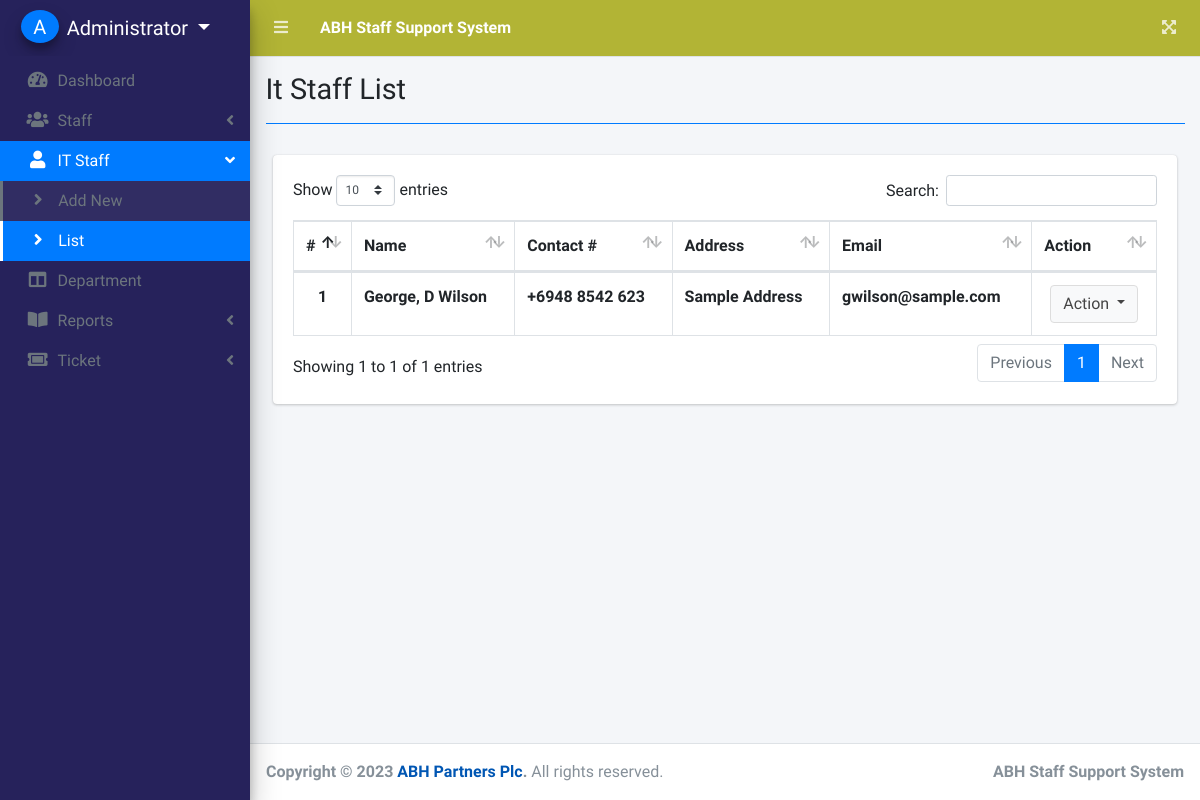
/index.php?page=it_staff_list (signed in), run on an earlier commit of the app's database.
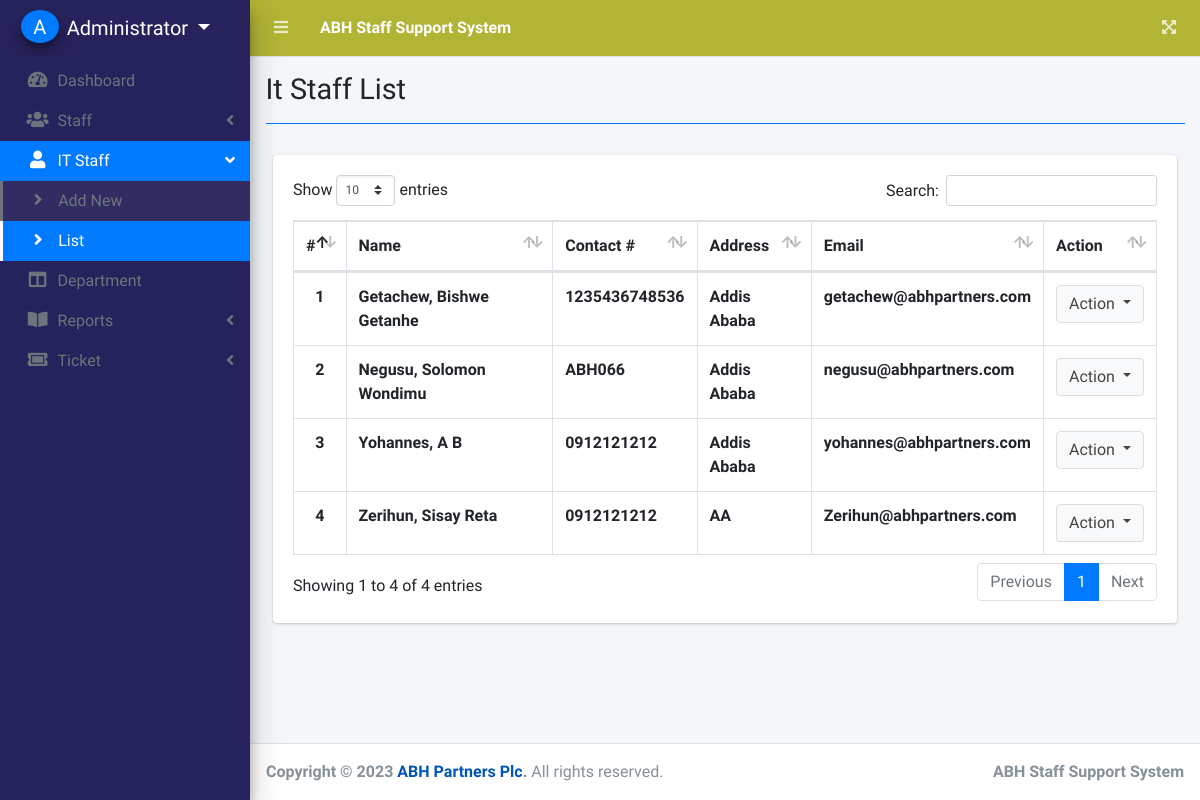
And on a later commit of the database.
### tables this page shows
CREATE TABLE `staff` (
  `id` int(30) NOT NULL,
  `department_id` int(30) NOT NULL,
  `firstname` varchar(200) NOT NULL,
  `lastname` varchar(200) NOT NULL,
  `middlename` varchar(200) NOT NULL,
  `contact` varchar(100) NOT NULL,
  `address` text NOT NULL,
  `email` varchar(200) NOT NULL,
  `password` text NOT NULL,
  `date_created` datetime NOT NULL DEFAULT current_timestamp()
);

### it_staff_list.php (the view, shortened to what this page needs)
<?php include 'db_connect.php' ?>
<div class="col-lg-12">
	<div class="card">
		<div class="card-body">
			<table class="table tabe-hover table-bordered" id="list">
				<thead>
					<tr>
						<th>#</th>
						<th>Name</th>
						<th>Contact #</th>
						<th>Address</th>
						<th>Email</th>
						<th>Action</th>
					</tr>
				</thead>
				<tbody>
					<?php
					$i = 1;
					$qry = $conn->query("SELECT *,concat(firstname,', ',middlename,' ',lastname) as name FROM staff order by concat(firstname,', ',middlename,' ',lastname) asc");
					while ($row = $qry->fetch_assoc()) :
					?>
						<tr>
							<th class="text-center"><?php echo $i++ ?></th>
							<td><b><?php echo ucwords($row['name']) ?></b></td>
							<td><b><?php echo $row['contact'] ?></b></td>
							<td><b><?php echo $row['address'] ?></b></td>
							<td><b><?php echo $row['email'] ?></b></td>
							<td class="text-center">
								<button type="button" class="btn btn-default dropdown-toggle" data-toggle="dropdown" aria-expanded="true">
									Action
								</button>
							</td>
						</tr>
					<?php endwhile; ?>
				</tbody>
			</table>
		</div>
	</div>
</div>

### index.php (shortened to what this page needs)
<!DOCTYPE html>
<html lang="en">
<?php
include 'header.php'
?>
<body class="hold-transition sidebar-mini layout-fixed layout-navbar-fixed layout-footer-fixed">
  <div class="wrapper">
    <?php include 'topbar.php' ?>
    <?php include 'sidebar.php' ?>
    <div class="content-wrapper">
      <div class="content-header">
        <div class="container-fluid">
          <div class="row mb-2">
            <div class="col-sm-6">
              <h1 class="m-0"><?php echo $title ?></h1>
            </div>
          </div>
          <hr class="border-primary">
        </div>
      </div>
      <section class="content">
        <div class="container-fluid">
          <?php
          $page = isset($_GET['page']) ? $_GET['page'] : 'home';
          include $page . '.php';
          ?>
        </div>
      </section>
    </div>
    <footer class="main-footer">
      <strong>Copyright &copy; 2023 <a1 href="https://www.abhpartners.com/">ABH Partners Plc</a1>.</strong>
      All rights reserved.
      <div class="float-right d-none d-sm-inline-block">
        <b>ABH Staff Support System</b>
      </div>
    </footer>
  </div>
</body>
</html>

### header.php (shortened to what this page needs)
<head>
  <?php
  $title = isset($_GET['page']) ? ucwords(str_replace("_", ' ', $_GET['page'])) : "Home";
  ?>
  <link rel="stylesheet" href="assets/plugins/fontawesome-free/css/all.min.css">
  <link rel="stylesheet" href="assets/plugins/overlayScrollbars/css/OverlayScrollbars.min.css">
  <link rel="stylesheet" href="assets/plugins/datatables-bs4/css/dataTables.bootstrap4.min.css">
  <link rel="stylesheet" href="assets/plugins/datatables-responsive/css/responsive.bootstrap4.min.css">
  <link rel="stylesheet" href="assets/plugins/datatables-buttons/css/buttons.bootstrap4.min.css">
  <link rel="stylesheet" href="assets/plugins/select2/css/select2.min.css">
  <link rel="stylesheet" href="assets/plugins/select2-bootstrap4-theme/select2-bootstrap4.min.css">
  <link rel="stylesheet" href="assets/plugins/sweetalert2-theme-bootstrap-4/bootstrap-4.min.css">
  <link rel="stylesheet" href="assets/plugins/toastr/toastr.min.css">
  <link rel="stylesheet" href="assets/dist/css/adminlte.min.css">
  <link rel="stylesheet" href="assets/dist/css/styles.css">
  <link rel="stylesheet" href="assets/plugins/summernote/summernote-bs4.min.css">
</head>

### topbar.php
<nav class="main-header navbar navbar-expand navbar-primary navbar-dark ">
  <ul class="navbar-nav">
    <li class="nav-item">
      <a class="nav-link" data-widget="pushmenu" href="#" role="button"><i class="fas fa-bars"></i></a>
    </li>
    <li>
      <a class="nav-link text-white" href="./" role="button">
        <large><b>ABH Staff Support System</b></large>
      </a>
    </li>
  </ul>
  <ul class="navbar-nav ml-auto">
    <li class="nav-item">
      <a class="nav-link" data-widget="fullscreen" href="#" role="button">
        <i class="fas fa-expand-arrows-alt"></i>
      </a>
    </li>
  </ul>
</nav>

### sidebar.php (shortened to what this page needs)
<head>
  <link rel="stylesheet" href="assets/dist/css/adminlte.min.css">
</head>
<aside class="main-sidebar sidebar_background elevation-4">
  <div class="dropdown">
    <a href="javascript:void(0)" class="brand-link dropdown-toggle" data-toggle="dropdown" aria-expanded="true">
      <span class="brand-image img-circle elevation-3 d-flex justify-content-center align-items-center bg-primary text-white font-weight-500" style="width: 38px;height:50px"><?php echo strtoupper(substr($_SESSION['login_firstname'], 0, 1) . substr($_SESSION['login_lastname'], 0, 1)) ?></span>
      <span class="brand-text font-weight-light"><?php echo ucwords($_SESSION['login_firstname'] . ' ' . $_SESSION['login_lastname']) ?></span>
    </a>
  </div>
  <div class="sidebar">
    <nav class="mt-2">
      <ul class="nav nav-pills nav-sidebar flex-column nav-flat" data-widget="treeview" role="menu" data-accordion="false">
        <li class="nav-item dropdown">
          <a href="./" class="nav-link nav-home">
            <i class="nav-icon fas fa-tachometer-alt"></i>
            <p>
              Dashboard
            </p>
          </a>
        </li>
        <?php if ($_SESSION['login_type'] == 1) : ?>
          <li class="nav-item">
            <a href="#" class="nav-link nav-edit_customer">
              <i class="nav-icon fas fa-users"></i>
              <p>
                Staff
                <i class="right fas fa-angle-left"></i>
              </p>
            </a>
          </li>
          <li class="nav-item">
            <a href="#" class="nav-link nav-edit_staff">
              <i class="nav-icon fas fa-user"></i>
              <p>
                IT Staff
                <i class="right fas fa-angle-left"></i>
              </p>
            </a>
            <ul class="nav nav-treeview">
              <li class="nav-item">
                <a href="./index.php?page=new_it_staff" class="nav-link nav-new_it_staff tree-item">
                  <i class="fas fa-angle-right nav-icon"></i>
                  <p>Add New</p>
                </a>
              </li>
              <li class="nav-item">
                <a href="./index.php?page=it_staff_list" class="nav-link nav-it_staff_list tree-item">
                  <i class="fas fa-angle-right nav-icon"></i>
                  <p>List</p>
                </a>
              </li>
            </ul>
          </li>
          <li class="nav-item">
            <a href="./index.php?page=department_list" class="nav-link nav-department_list">
              <i class="nav-icon fas fa-columns"></i>
              <p>
                Department
              </p>
            </a>
          </li>
          <li class="nav-item">
            <a href="#" class="nav-link nav-edit_staff">
              <i class="nav-icon fas fa-book-open"></i>
              <p>
                Reports
                <i class="right fas fa-angle-left"></i>
              </p>
            </a>
          </li>
        <?php endif; ?>
        <li class="nav-item">
          <a href="#" class="nav-link nav-edit_ticket nav-view_ticket">
            <i class="nav-icon fas fa-ticket-alt"></i>
            <p>
              Ticket
              <i class="right fas fa-angle-left"></i>
            </p>
          </a>
        </li>
      </ul>
    </nav>
  </div>
</aside>

What changed in the data, as far as the page shows it:
removed staff: name "George, D Wilson", contact "+6948 8542 623", address "Sample Address", email "gwilson@sample.com"
added staff: name "Getachew, Bishwe Getanhe", contact "1235436748536", address "Addis Ababa", email "getachew@abhpartners.com"
added staff: name "Negusu, Solomon Wondimu", contact "ABH066", address "Addis Ababa", email "negusu@abhpartners.com"
added staff: name "Yohannes, A B", contact "0912121212", address "Addis Ababa", email "yohannes@abhpartners.com"
added staff: name "Zerihun, Sisay Reta", contact "0912121212", address "AA", email "Zerihun@abhpartners.com"
Also different on the page:
text written by a page script: "Show entries Search: Showing 1 to 1 of 1 entries Previous 1 Next" → "Show entries Search: Showing 1 to 4 of 4 entries Previous 1 Next"
